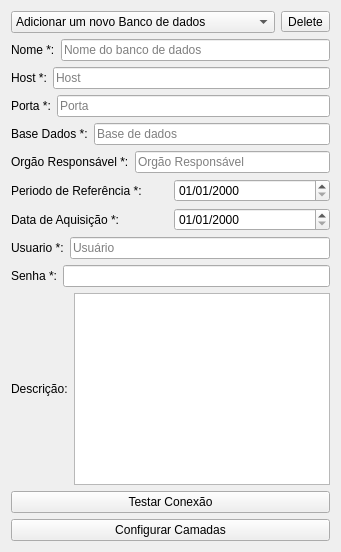
         <widget class="QWidget" name="tab_bd">
          <attribute name="title">
           <string>Banco de dados</string>
          </attribute>
          <layout class="QVBoxLayout" name="verticalLayout_3">
           <item>
            <layout class="QHBoxLayout" name="horizontalLayout_36">
             <item>
              <widget class="QComboBox" name="combo_box_base">
               <item>
                <property name="text">
                 <string>Adicionar um novo Banco de dados</string>
                </property>
               </item>
              </widget>
             </item>
             <item>
              <widget class="QToolButton" name="delete_base">
               <property name="contextMenuPolicy">
                <enum>Qt::ActionsContextMenu</enum>
               </property>
               <property name="text">
                <string>Delete</string>
               </property>
               <property name="icon">
                <iconset theme="Lixo">
                 <normaloff>.</normaloff>.</iconset>
               </property>
              </widget>
             </item>
            </layout>
           </item>
           <item>
            <layout class="QHBoxLayout" name="horizontalLayout_3">
             <item>
              <widget class="QLabel" name="label_2">
               <property name="text">
                <string>Nome *:</string>
               </property>
              </widget>
             </item>
             <item>
              <widget class="QLineEdit" name="nome_base">
               <property name="accessibleName">
                <string/>
               </property>
               <property name="layoutDirection">
                <enum>Qt::LeftToRight</enum>
               </property>
               <property name="inputMask">
                <string/>
               </property>
               <property name="text">
                <string/>
               </property>
               <property name="frame">
                <bool>true</bool>
               </property>
               <property name="placeholderText">
                <string>Nome do banco de dados</string>
               </property>
               <property name="cursorMoveStyle">
                <enum>Qt::LogicalMoveStyle</enum>
               </property>
              </widget>
             </item>
            </layout>
           </item>
           <item>
            <layout class="QHBoxLayout" name="horizontalLayout_4">
             <item>
              <widget class="QLabel" name="label_3">
               <property name="text">
                <string>Host *:</string>
               </property>
              </widget>
             </item>
             <item>
              <widget class="QLineEdit" name="host">
               <property name="text">
                <string/>
               </property>
               <property name="placeholderText">
                <string>Host</string>
               </property>
              </widget>
             </item>
            </layout>
           </item>
           <item>
            <layout class="QHBoxLayout" name="horizontalLayout_5">
             <item>
              <widget class="QLabel" name="label_4">
               <property name="text">
                <string>Porta *:</string>
               </property>
              </widget>
             </item>
             <item>
              <widget class="QLineEdit" name="porta">
               <property name="placeholderText">
                <string>Porta</string>
               </property>
              </widget>
             </item>
            </layout>
           </item>
           <item>
            <layout class="QHBoxLayout" name="horizontalLayout_6">
             <item>
              <widget class="QLabel" name="label_5">
               <property name="text">
                <string>Base Dados *:</string>
               </property>
              </widget>
             </item>
             <item>
              <widget class="QLineEdit" name="base_de_dados">
               <property name="placeholderText">
                <string>Base de dados</string>
               </property>
              </widget>
             </item>
            </layout>
           </item>
           <item>
            <layout class="QHBoxLayout" name="horizontalLayout_9">
             <item>
              <widget class="QLabel" name="label_8">
               <property name="text">
                <string>Orgão Responsável *:</string>
               </property>
              </widget>
             </item>
             <item>
              <widget class="QLineEdit" name="orgao_responsavel_base">
               <property name="placeholderText">
                <string>Orgão Responsável</string>
               </property>
              </widget>
             </item>
            </layout>
           </item>
           <item>
            <layout class="QVBoxLayout" name="verticalLayout">
             <item>
              <layout class="QHBoxLayout" name="horizontalLayout_10">
               <item>
                <widget class="QLabel" name="label_10">
                 <property name="text">
                  <string>Periodo de Referência *:</string>
                 </property>
                </widget>
               </item>
               <item>
                <widget class="QgsDateTimeEdit" name="periodos_referencia_base">
                 <property name="displayFormat">
                  <string>dd/MM/yyyy</string>
                 </property>
                </widget>
               </item>
              </layout>
             </item>
             <item>
              <layout class="QHBoxLayout" name="horizontalLayout_11">
               <item>
                <widget class="QLabel" name="label_9">
                 <property name="text">
                  <string>Data de Aquisição *:</string>
                 </property>
                </widget>
               </item>
               <item>
                <widget class="QgsDateTimeEdit" name="data_aquisicao_base">
                 <property name="displayFormat">
                  <string>dd/MM/yyyy</string>
                 </property>
                </widget>
               </item>
              </layout>
             </item>
             <item>
              <layout class="QHBoxLayout" name="horizontalLayout_7">
               <item>
                <widget class="QLabel" name="label_6">
                 <property name="text">
                  <string>Usuario *:</string>
                 </property>
                </widget>
               </item>
               <item>
                <widget class="QLineEdit" name="usuario">
                 <property name="placeholderText">
                  <string>Usuário</string>
                 </property>
                </widget>
               </item>
              </layout>
             </item>
             <item>
              <layout class="QHBoxLayout" name="horizontalLayout_8">
               <item>
                <widget class="QLabel" name="label_7">
                 <property name="text">
                  <string>Senha *:</string>
                 </property>
                </widget>
               </item>
               <item>
                <widget class="QgsPasswordLineEdit" name="senha"/>
               </item>
              </layout>
             </item>
             <item>
              <layout class="QHBoxLayout" name="horizontalLayout_20">
               <item>
                <widget class="QLabel" name="label_19">
                 <property name="text">
                  <string>Descrição:</string>
                 </property>
                </widget>
               </item>
               <item>
                <widget class="QTextEdit" name="textEdit_bd">
                 <property name="sizePolicy">
                  <sizepolicy hsizetype="Expanding" vsizetype="MinimumExpanding">
                   <horstretch>0</horstretch>
                   <verstretch>0</verstretch>
                  </sizepolicy>
                 </property>
                </widget>
               </item>
              </layout>
             </item>
             <item>
              <widget class="QPushButton" name="test_conect">
               <property name="text">
                <string>Testar Conexão</string>
               </property>
              </widget>
             </item>
             <item>
              <widget class="QPushButton" name="testar_base_carregar_camadas">
               <property name="text">
                <string>Configurar Camadas</string>
               </property>
              </widget>
             </item>
            </layout>
           </item>
          </layout>
         </widget>
